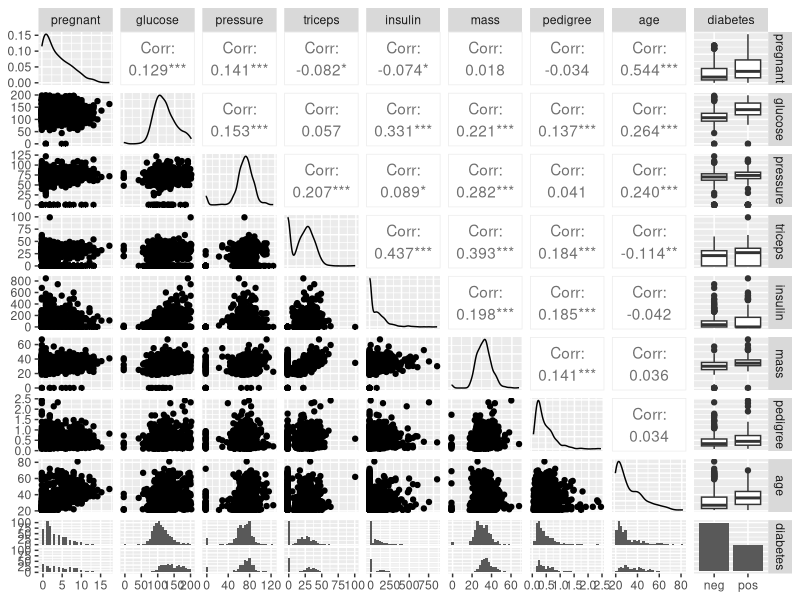

The R script that drew this image:
## ---- chunk 1
knitr::opts_chunk$set(echo = TRUE)
## ---- chunk 2
n_train = 50
sd = 2
set.seed(1)
x1 = runif(n_train, min = -3, max = 3)
x2 = runif(n_train, min = -3, max = 3)
epsilon = rnorm(n_train, sd = sd)

beta0 = 10; beta1 = 5; beta2 = -2;

y = beta0 + beta1*x1 + beta2*x2 + epsilon

data = data.frame(y = y, x1 = x1, x2 = x2)
head(data)
## ---- chunk 3
lm_fit = glm(y ~ ., data = data)
summary(lm_fit)
lm_pred = predict(lm_fit)
head(lm_pred)

(rmse_train = sqrt(mean((lm_pred - data$y)^2)))
# print(cat"(training root mean square error: " + rmse_train))
## ---- chunk 4
n_test = 1000
set.seed(1)
x1 = runif(n_test, min = -3, max = 3)
x2 = runif(n_test, min = -3, max = 3)
epsilon = rnorm(n_test, sd = 4)

beta0 = 10; beta1 = 5; beta2 = -2;

y = beta0 + beta1*x1 + beta2*x2 + epsilon

data_test = data.frame(y = y, x1 = x1, x2 = x2)
head(data_test)

lm_pred_test = predict(lm_fit, data = data_test)
(rmse_test = sqrt(mean((lm_pred_test - data_test$y)^2)))
## ---- chunk 5
library(mlbench)
data(PimaIndiansDiabetes)
head(PimaIndiansDiabetes)
summary(PimaIndiansDiabetes)

library(ggplot2)
library(GGally)
ggpairs(PimaIndiansDiabetes)
## ---- chunk 6
(sum(PimaIndiansDiabetes$triceps == 0))
(sum(PimaIndiansDiabetes$triceps > 0))
## ---- chunk 7
result = matrix(NA, ncol = 6)
# colnames(result) = c("Logistic Regression", "LDA", "QDA", "KNN-10", "KNN-5", "Naive Bayes")

# Logistic Regression
log_reg_fit = glm(diabetes ~ ., family = binomial, data = PimaIndiansDiabetes)
log_reg_prob = predict(log_reg_fit, type = "response")
log_reg_pred = ifelse(log_reg_prob > 0.5, "pos", "neg")
table(log_reg_pred, PimaIndiansDiabetes$diabetes)

result[1] = mean(log_reg_pred != PimaIndiansDiabetes$diabetes)

# LDA
library(MASS)
lda_fit = lda(diabetes ~ ., data = PimaIndiansDiabetes)
lda_pred = predict(lda_fit, newdata = PimaIndiansDiabetes)
table(lda_pred$class, PimaIndiansDiabetes$diabetes)

result[2] = mean(lda_pred$class != PimaIndiansDiabetes$diabetes)

# QDA
qda_fit = qda(diabetes ~ ., data = PimaIndiansDiabetes)
qda_pred = predict(qda_fit, newdata = PimaIndiansDiabetes)
table(qda_pred$class, PimaIndiansDiabetes$diabetes)

result[3] = mean(qda_pred$class != PimaIndiansDiabetes$diabetes)

# KNN-10
library(class)
dim(PimaIndiansDiabetes)
knn_fit = knn(train = PimaIndiansDiabetes[,-9], test = PimaIndiansDiabetes[,-9], cl = PimaIndiansDiabetes[,9], k = 10)
table(knn_fit, PimaIndiansDiabetes$diabetes)

result[4] = mean(knn_fit != PimaIndiansDiabetes$diabetes)

# KNN-5
knn5_fit = knn(train = PimaIndiansDiabetes[,-9], test = PimaIndiansDiabetes[,-9], cl = PimaIndiansDiabetes[,9], k = 5)
table(knn5_fit, PimaIndiansDiabetes$diabetes)

result[5] = mean(knn5_fit != PimaIndiansDiabetes$diabetes)

# Naive Bayes
library(e1071)
nb_fit = naiveBayes(diabetes ~ ., data = PimaIndiansDiabetes)
nb_pred = predict(nb_fit, newdata = PimaIndiansDiabetes)
table(nb_pred, PimaIndiansDiabetes$diabetes)

result[6] = mean(nb_pred != PimaIndiansDiabetes$diabetes)

result
